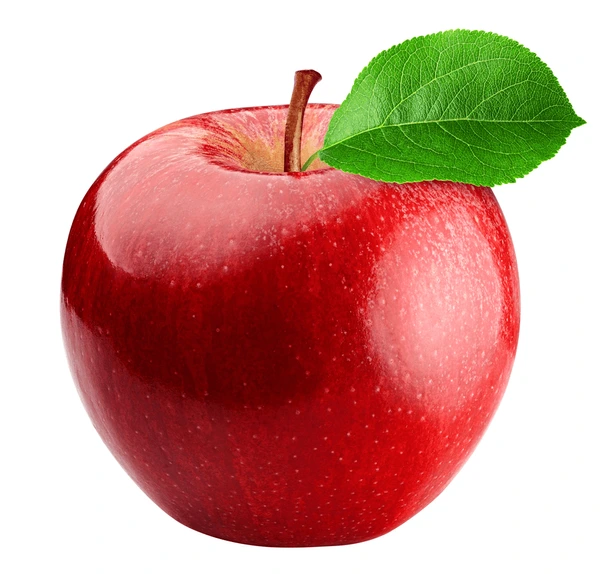
#> input picture apple.png, 600 x 574 px
$ python main.py
#> lines starting #> are read from the running program, lines starting #| are printed output that depends on the picture; after the words box and inside, x2 and y2 are one past the last pixel; in counts of white or black regions, pixels touching at a corner belong together
import cv2

def resize_and_threshold(input_image, output_image, new_width,new_height, threshold_value):
    # Read the input image
#> called with input_image = 'apple.png', output_image = 'output.png', new_width = 1000, new_height = 1000, threshold_value = 128
    image = cv2.imread(input_image, cv2.IMREAD_GRAYSCALE)
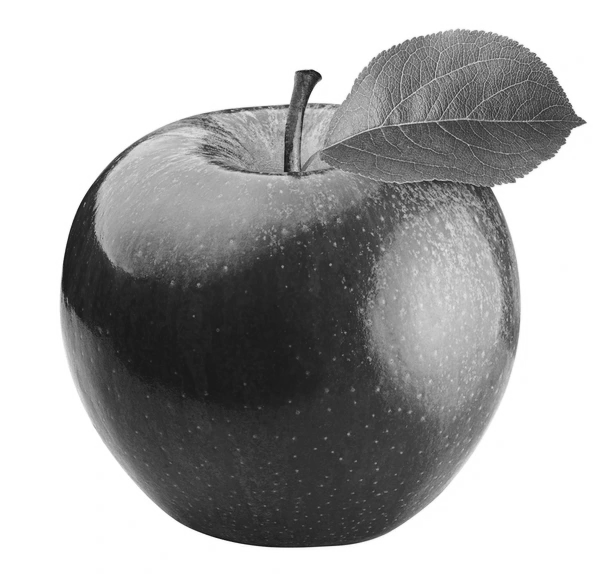
#> image: shape (574, 600); min 21, max 255, mean 169.3

    # Resize the image
    resized_image = cv2.resize(image, (new_width, new_height))
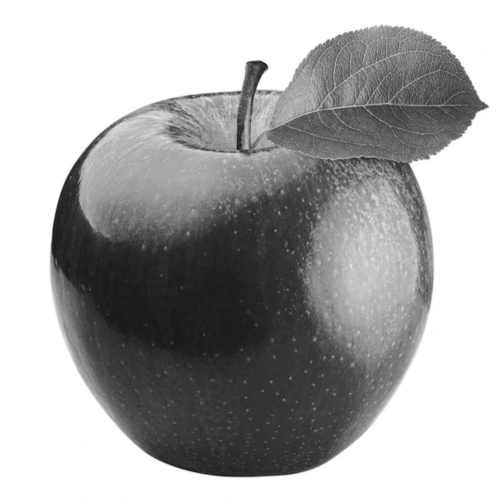
#> resized_image: shape (1000, 1000) (shown at 1/2 size); min 24, max 255, mean 169.3

    # Apply binary thresholding
    _, binary_image = cv2.threshold(resized_image, threshold_value, 255, cv2.THRESH_BINARY)
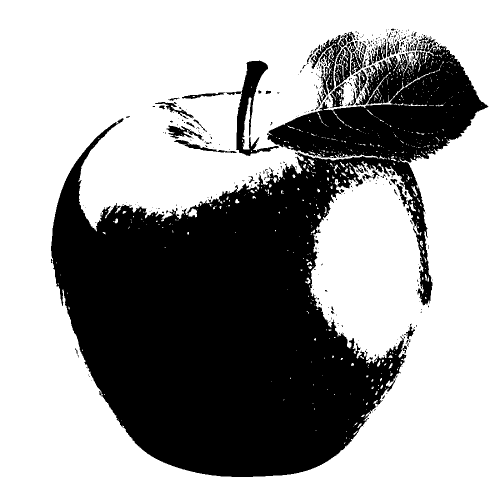
#> binary_image: shape (1000, 1000) (shown at 1/2 size); 63.1% white; 400 black regions (332 under 20 px), largest, box (x1, y1, x2, y2) and area: (102, 76, 977, 954) 349722, (452, 121, 558, 312) 5106, (622, 63, 712, 207) 2933

    # Save the output image
    cv2.imwrite(output_image, binary_image)

    # Display the resized and thresholded images
    cv2.imshow("Resized Image", resized_image)
    cv2.imshow("Binary Thresholded Image", binary_image)
    cv2.waitKey(0)
    cv2.destroyAllWindows()

resize_and_threshold("apple.png", "output.png", 1000,1000, 128)

$ run again, with sudoku.png copied over apple.png
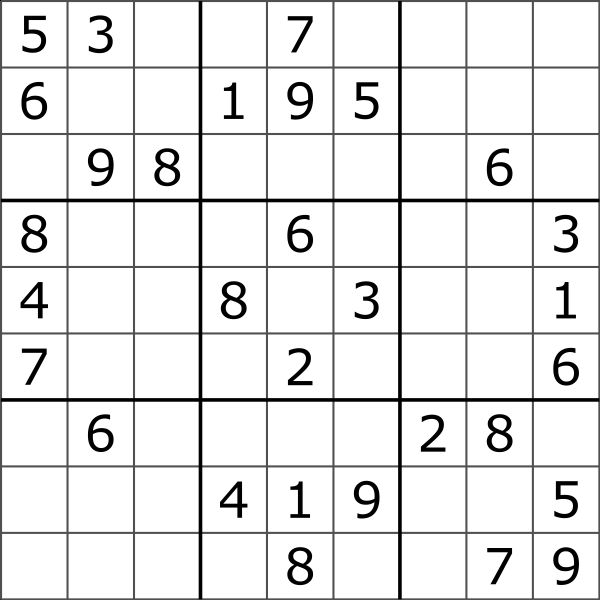
#> input picture sudoku.png, 1200 x 1200 px (shown at 1/2 size)
#> in resize_and_threshold, image is the input picture: shape (1200, 1200); min 0, max 255, mean 231.9
#> in resize_and_threshold, `resized_image = cv2.resize(image, (new_width, new_height))`:
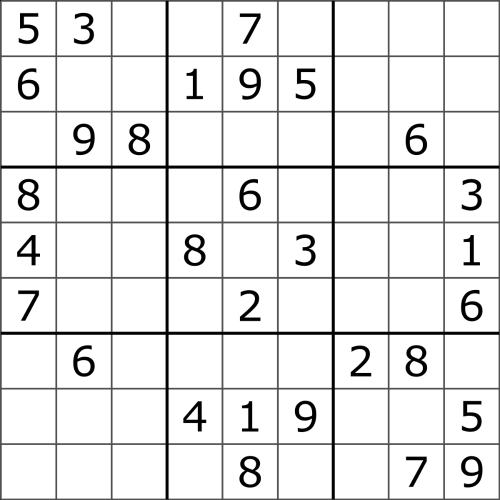
#> resized_image: shape (1000, 1000) (shown at 1/2 size); min 0, max 255, mean 232
#> in resize_and_threshold, `_, binary_image = cv2.threshold(resized_image, threshold_value, 255, c..`:
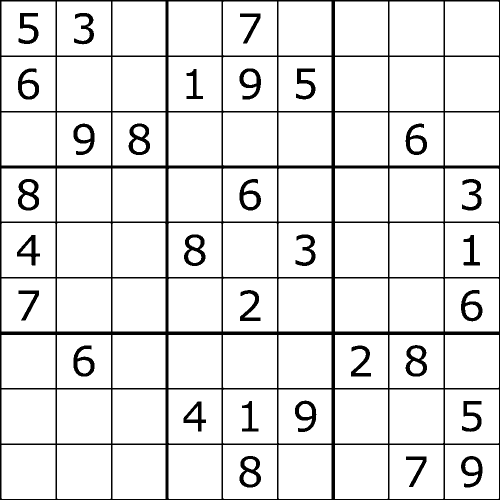
#> binary_image: shape (1000, 1000) (shown at 1/2 size); 89.9% white; 31 black regions, largest, box (x1, y1, x2, y2) and area: (0, 0, 1000, 1000) 70759, (36, 358, 78, 421) 1272, (368, 469, 411, 532) 1265
